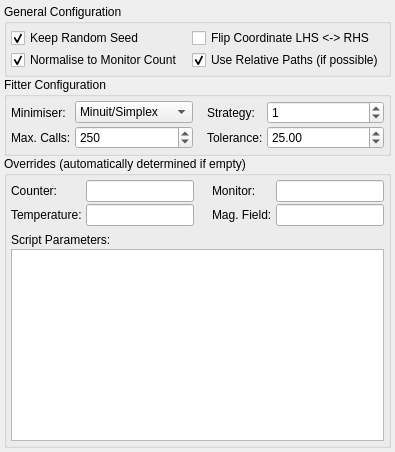
     <widget class="QWidget" name="tabOptions">
      <attribute name="title">
       <string>Options</string>
      </attribute>
      <layout class="QGridLayout" name="gridLayout_13">
       <property name="horizontalSpacing">
        <number>2</number>
       </property>
       <property name="verticalSpacing">
        <number>0</number>
       </property>
       <property name="margin">
         <number>4</number>
       </property>
       <item row="0" column="0">
        <widget class="QGroupBox" name="groupBox_6">
         <property name="title">
          <string>General Configuration</string>
         </property>
         <layout class="QGridLayout" name="gridLayout_11">
          <property name="horizontalSpacing">
           <number>4</number>
          </property>
          <property name="verticalSpacing">
           <number>2</number>
          </property>
          <property name="margin">
           <number>4</number>
          </property>
          <item row="0" column="0">
           <widget class="QCheckBox" name="checkRnd">
            <property name="text">
             <string>Keep Random Seed</string>
            </property>
            <property name="checked">
             <bool>true</bool>
            </property>
           </widget>
          </item>
          <item row="0" column="1">
           <widget class="QCheckBox" name="checkFlip">
            <property name="text">
             <string>Flip Coordinate LHS &lt;-&gt; RHS</string>
            </property>
           </widget>
          </item>
          <item row="1" column="0">
           <widget class="QCheckBox" name="checkNorm">
            <property name="text">
             <string>Normalise to Monitor Count</string>
            </property>
            <property name="checked">
             <bool>true</bool>
            </property>
           </widget>
          </item>
          <item row="1" column="1">
           <widget class="QCheckBox" name="checkRel">
            <property name="text">
             <string>Use Relative Paths (if possible)</string>
            </property>
            <property name="checked">
             <bool>true</bool>
            </property>
           </widget>
          </item>
         </layout>
        </widget>
       </item>
       <item row="1" column="0">
        <widget class="QGroupBox" name="groupBox_5">
         <property name="title">
          <string>Fitter Configuration</string>
         </property>
         <layout class="QGridLayout" name="gridLayout_10">
          <property name="horizontalSpacing">
           <number>4</number>
          </property>
          <property name="verticalSpacing">
           <number>2</number>
          </property>
          <property name="margin">
           <number>4</number>
          </property>
          <item row="0" column="4">
           <widget class="QSpinBox" name="spinStrategy">
            <property name="maximum">
             <number>2</number>
            </property>
            <property name="value">
             <number>1</number>
            </property>
           </widget>
          </item>
          <item row="0" column="0">
           <widget class="QLabel" name="label_21">
            <property name="sizePolicy">
             <sizepolicy hsizetype="Fixed" vsizetype="Preferred">
              <horstretch>0</horstretch>
              <verstretch>0</verstretch>
             </sizepolicy>
            </property>
            <property name="text">
             <string>Minimiser:</string>
            </property>
           </widget>
          </item>
          <item row="1" column="0">
           <widget class="QLabel" name="label_23">
            <property name="sizePolicy">
             <sizepolicy hsizetype="Fixed" vsizetype="Preferred">
              <horstretch>0</horstretch>
              <verstretch>0</verstretch>
             </sizepolicy>
            </property>
            <property name="text">
             <string>Max. Calls:</string>
            </property>
           </widget>
          </item>
          <item row="0" column="3">
           <widget class="QLabel" name="label_22">
            <property name="sizePolicy">
             <sizepolicy hsizetype="Fixed" vsizetype="Preferred">
              <horstretch>0</horstretch>
              <verstretch>0</verstretch>
             </sizepolicy>
            </property>
            <property name="text">
             <string>Strategy:</string>
            </property>
           </widget>
          </item>
          <item row="0" column="1">
           <widget class="QComboBox" name="comboFitter">
            <item>
             <property name="text">
              <string>Minuit/Simplex</string>
             </property>
            </item>
            <item>
             <property name="text">
              <string>Minuit/Migrad</string>
             </property>
            </item>
           </widget>
          </item>
          <item row="1" column="4">
           <widget class="QDoubleSpinBox" name="spinTolerance">
            <property name="maximum">
             <double>9999.000000000000000</double>
            </property>
            <property name="value">
             <double>25.000000000000000</double>
            </property>
           </widget>
          </item>
          <item row="1" column="3">
           <widget class="QLabel" name="label_24">
            <property name="sizePolicy">
             <sizepolicy hsizetype="Fixed" vsizetype="Preferred">
              <horstretch>0</horstretch>
              <verstretch>0</verstretch>
             </sizepolicy>
            </property>
            <property name="text">
             <string>Tolerance:</string>
            </property>
           </widget>
          </item>
          <item row="1" column="1">
           <widget class="QSpinBox" name="spinMaxCalls">
            <property name="maximum">
             <number>9999</number>
            </property>
            <property name="value">
             <number>250</number>
            </property>
           </widget>
          </item>
          <item row="0" column="2">
           <spacer name="horizontalSpacer_2">
            <property name="orientation">
             <enum>Qt::Horizontal</enum>
            </property>
            <property name="sizeType">
             <enum>QSizePolicy::Fixed</enum>
            </property>
            <property name="sizeHint" stdset="0">
             <size>
              <width>10</width>
              <height>20</height>
             </size>
            </property>
           </spacer>
          </item>
         </layout>
        </widget>
       </item>
       <item row="2" column="0">
        <widget class="QGroupBox" name="groupBox_7">
         <property name="title">
          <string>Overrides (automatically determined if empty)</string>
         </property>
         <layout class="QGridLayout" name="gridLayout_12">
          <property name="horizontalSpacing">
           <number>4</number>
          </property>
          <property name="verticalSpacing">
           <number>2</number>
          </property>
          <property name="margin">
           <number>4</number>
          </property>
          <item row="4" column="0" colspan="5">
           <widget class="QPlainTextEdit" name="editSqwParams"/>
          </item>
          <item row="1" column="0">
           <widget class="QLabel" name="label_27">
            <property name="sizePolicy">
             <sizepolicy hsizetype="Fixed" vsizetype="Preferred">
              <horstretch>0</horstretch>
              <verstretch>0</verstretch>
             </sizepolicy>
            </property>
            <property name="text">
             <string>Temperature:</string>
            </property>
           </widget>
          </item>
          <item row="0" column="1">
           <widget class="QLineEdit" name="editCounter"/>
          </item>
          <item row="1" column="3">
           <widget class="QLabel" name="label_28">
            <property name="sizePolicy">
             <sizepolicy hsizetype="Fixed" vsizetype="Preferred">
              <horstretch>0</horstretch>
              <verstretch>0</verstretch>
             </sizepolicy>
            </property>
            <property name="text">
             <string>Mag. Field:</string>
            </property>
           </widget>
          </item>
          <item row="0" column="4">
           <widget class="QLineEdit" name="editMonitor"/>
          </item>
          <item row="3" column="0" colspan="2">
           <widget class="QLabel" name="label_29">
            <property name="text">
             <string>Script Parameters:</string>
            </property>
           </widget>
          </item>
          <item row="0" column="3">
           <widget class="QLabel" name="label_26">
            <property name="sizePolicy">
             <sizepolicy hsizetype="Fixed" vsizetype="Preferred">
              <horstretch>0</horstretch>
              <verstretch>0</verstretch>
             </sizepolicy>
            </property>
            <property name="text">
             <string>Monitor:</string>
            </property>
           </widget>
          </item>
          <item row="1" column="4">
           <widget class="QLineEdit" name="editField"/>
          </item>
          <item row="0" column="0">
           <widget class="QLabel" name="label_25">
            <property name="sizePolicy">
             <sizepolicy hsizetype="Fixed" vsizetype="Preferred">
              <horstretch>0</horstretch>
              <verstretch>0</verstretch>
             </sizepolicy>
            </property>
            <property name="text">
             <string>Counter:</string>
            </property>
           </widget>
          </item>
          <item row="1" column="1">
           <widget class="QLineEdit" name="editTemp"/>
          </item>
          <item row="0" column="2">
           <spacer name="horizontalSpacer_3">
            <property name="orientation">
             <enum>Qt::Horizontal</enum>
            </property>
            <property name="sizeType">
             <enum>QSizePolicy::Fixed</enum>
            </property>
            <property name="sizeHint" stdset="0">
             <size>
              <width>10</width>
              <height>20</height>
             </size>
            </property>
           </spacer>
          </item>
          <item row="2" column="0">
           <spacer name="verticalSpacer">
            <property name="orientation">
             <enum>Qt::Vertical</enum>
            </property>
            <property name="sizeType">
             <enum>QSizePolicy::Fixed</enum>
            </property>
            <property name="sizeHint" stdset="0">
             <size>
              <width>20</width>
              <height>5</height>
             </size>
            </property>
           </spacer>
          </item>
         </layout>
        </widget>
       </item>
      </layout>
     </widget>
